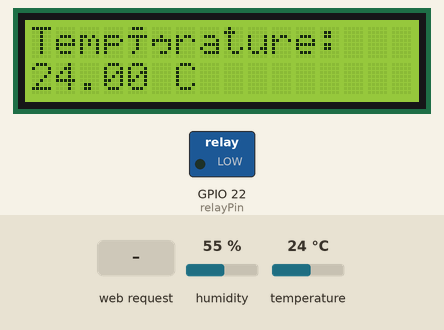
Bench run of a sketch on a simulated ESP32. Parts: 16×2 character LCD, switched loads named in the sketch (green lamp = pin HIGH). The test bench sets the inputs (shaded band); at power-on: temperature 24 °C, humidity 55 %. What the sketch prints to the serial monitor is not drawn.

Above: at 1.2 s.
1.3 s: temperature set to 0 °C
At 3.6 s:
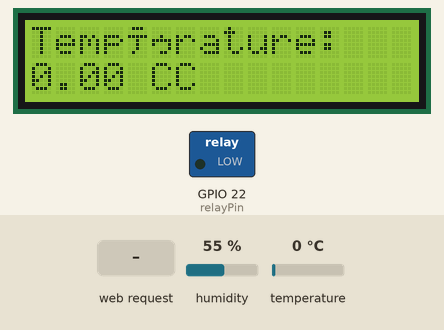
5.2 s: temperature set to 12 °C
At 7.0 s:
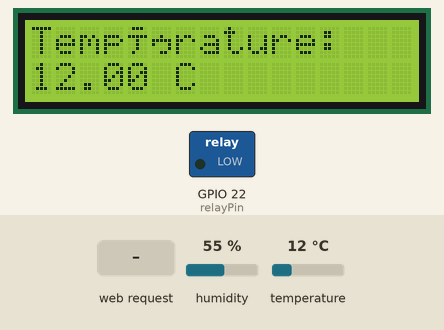
13.0 s: temperature set to 19 °C
At 16.1 s:
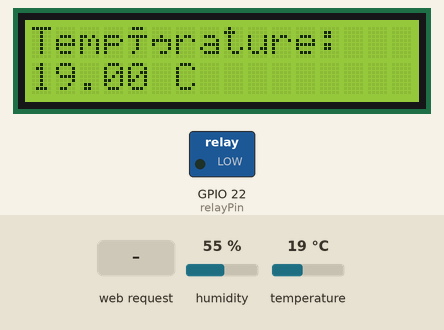
16.9 s: HTTP request GET /on received
At 19.5 s:
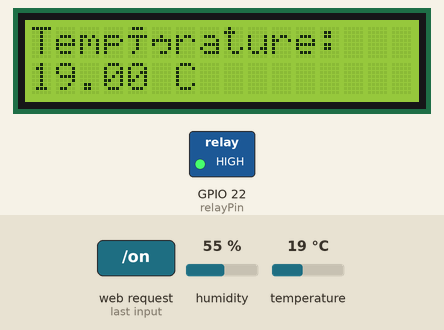
20.8 s: HTTP request GET /off received
At 21.7 s:
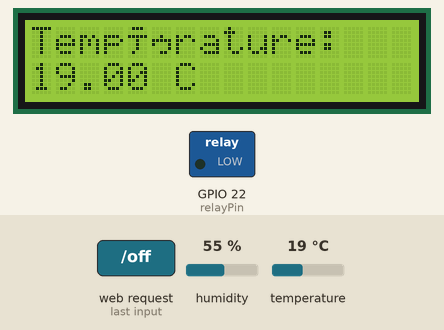
Timing chart, 0 to 23.8 s (numbered marks = the images above; inputs shaded):
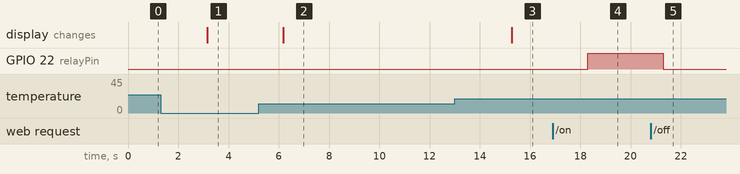

Measured:
- after the input at 1.3 s, the display: changes after 1.8 s (image 1)
- after the input at 5.2 s, the display: changes after 0.98 s (image 2)
- after the input at 13.0 s, the display: changes after 2.3 s (image 3)
- after the input at 16.9 s, GPIO 22 (relayPin): LOW → HIGH after 1.4 s
- after the input at 20.8 s, GPIO 22 (relayPin): HIGH → LOW after 0.50 s

The sketch:

perfect.ino
```cpp
#include <WiFi.h>            // Inclure la bibliothèque pour le WiFi
#include <WebServer.h>       // Inclure la bibliothèque pour le serveur web
#include <DHT.h>             // Inclure la bibliothèque pour le capteur DHT11
#include <LiquidCrystal_I2C.h>  // Inclure la bibliothèque pour l'écran LCD I2C

// Définir le nom et le mot de passe du point d'accès WiFi
const char* ssid = "ESP32_Access_Point";  // Nom du réseau WiFi créé par l'ESP32
const char* password = "123456789";      // Mot de passe pour se connecter à ce réseau

WebServer server(80);       // Créer un serveur web sur le port 80

const int relayPin = 22;        // Broche GPIO utilisée pour le relais (peut être ajusté)
const int dhtPin = 4;           // Broche GPIO utilisée pour le DHT11

DHT dht(dhtPin, DHT11);         // Initialiser le capteur DHT11

// Initialisation de l'écran LCD (adresse I2C 0x27, 16 colonnes et 2 lignes)
LiquidCrystal_I2C lcd(0x27, 16, 2);

// Variable pour savoir si le relais a été ouvert automatiquement
bool relayOpenedAutomatically = false;

// Fonction pour gérer la requête de la page principale
void handleRoot() {
  // Lire la température du capteur DHT11
  float temperature = dht.readTemperature();

  if (isnan(temperature)) { // Vérifier si la lecture a échoué
    Serial.println("Erreur de lecture du capteur DHT11.");
    server.send(200, "text/html", "Erreur de lecture du capteur DHT11! <a href='/'>Retour</a>");
    return;
  }

  // Créer la page HTML avec la température actuelle
  String html = R"rawliteral(
    <html>
      <body style="text-align:center;">
        <h1>Controle du relais</h1>
        <p>Température actuelle: )rawliteral" + String(temperature) + R"rawliteral( °C</p>
        <button style="padding: 10px 20px; margin: 10px; font-size: 18px;" onclick="location.href='/on'">Allumer le relais</button>
        <button style="padding: 10px 20px; margin: 10px; font-size: 18px;" onclick="location.href='/off'">Eteindre le relais</button>
        <br><br>
  )rawliteral";

  // Ajouter le message si le relais a été ouvert automatiquement
  if (relayOpenedAutomatically) {
    html += "<p style='color:red;'>Relais ouvert automatiquement car la température est inférieure à 18°C.</p>";
  }

  html += R"rawliteral(
      </body>
    </html>
  )rawliteral";

  server.send(200, "text/html", html); // Envoie la page HTML
  Serial.println("Page principale envoyée au client");
}

// Fonction appelée lorsque la route "/on" est accédée (allume le relais)
void handleOn() {
  // Lire la température du capteur DHT11
  float temperature = dht.readTemperature();

  if (isnan(temperature)) { // Vérifier si la lecture a échoué
    Serial.println("Erreur de lecture du capteur DHT11.");
    server.send(200, "text/html", "Erreur de lecture du capteur DHT11! <a href='/'>Retour</a>");
    return;
  }

  // Vérifier si la température est supérieure à 18°C et que le relais n'est pas déjà activé
  if (temperature > 18.0) {
    digitalWrite(relayPin, HIGH);  // Ferme le relais (active)
    Serial.println("Relais fermé (activé) à cause de la température.");
    server.send(200, "text/html", "Relais fermé (activé) à cause de la température! <a href='/'>Retour</a>");
  } else {
    server.send(200, "text/html", "Température trop basse pour fermer le relais. <a href='/'>Retour</a>");
  }
}

// Fonction appelée lorsque la route "/off" est accédée (éteint le relais)
void handleOff() {
  digitalWrite(relayPin, LOW);  // Ouvre le relais (désactive)
  Serial.println("Relais ouvert (désactivé) via commande web");
  server.send(200, "text/html", "Relais ouvert (désactivé)! <a href='/'>Retour</a>");
}

// Fonction pour gérer les erreurs 404 (routes non définies)
void handleNotFound() {
  Serial.println("Requête pour une page non trouvée");
  server.send(404, "text/plain", "Erreur 404 : Page non trouvée");
}

void setup() {
  Serial.begin(115200);  // Initialiser la communication série pour les logs
  Serial.println("\nDémarrage de l'ESP32");

  pinMode(relayPin, OUTPUT);      // Configurer la broche GPIO comme sortie pour le relais
  digitalWrite(relayPin, LOW);    // Assurer que le relais est ouvert au démarrage
  Serial.println("Broche GPIO configurée pour le relais");

  // Démarrer le point d'accès WiFi
  if (WiFi.softAP(ssid, password)) {
    Serial.println("Point d'accès WiFi créé avec succès");
    Serial.print("Adresse IP du point d'accès : ");
    Serial.println(WiFi.softAPIP());  // Afficher l'adresse IP du point d'accès
  } else {
    Serial.println("Échec de la création du point d'accès WiFi");
    while (true); // Stoppe le programme si le WiFi ne démarre pas
  }

  // Initialiser le capteur DHT11
  dht.begin();

  // Initialiser l'écran LCD
  lcd.begin(16, 2);  // Initialiser l'écran LCD avec 16 colonnes et 2 lignes
  lcd.backlight();   // Activer le rétroéclairage
  lcd.setCursor(0, 0);  // Positionner le curseur à la première ligne
  lcd.print("Température:");

  // Configurer les routes du serveur
  server.on("/", handleRoot);     // Route pour la page principale
  server.on("/on", handleOn);     // Route pour allumer le relais
  server.on("/off", handleOff);   // Route pour éteindre le relais
  server.onNotFound(handleNotFound); // Gestion des erreurs 404

  server.begin();  // Démarrer le serveur web
  Serial.println("Serveur web démarré");
}

void loop() {
  server.handleClient(); // Gérer les requêtes entrantes

  // Lire la température du capteur DHT11 et afficher sur LCD
  float temperature = dht.readTemperature();
  if (isnan(temperature)) { // Vérifier si la lecture a échoué
    lcd.setCursor(0, 1);
    lcd.print("Erreur lecture");
  } else {
    lcd.setCursor(0, 1);  // Positionner le curseur à la ligne 2
    lcd.print(temperature);  // Afficher la température sur LCD
    lcd.print(" C");
  }

  // Ouvrir le relais automatiquement si la température descend en dessous de 18°C
  if (temperature < 18.0) {
    digitalWrite(relayPin, LOW);  // Ouvre le relais (désactive)
    relayOpenedAutomatically = true;  // Marque que le relais a été ouvert automatiquement
    Serial.println("Relais ouvert (désactivé) car la température est trop basse.");
  } else {
    relayOpenedAutomatically = false;  // Relais fermé, réinitialiser la variable
  }

  delay(3000);  // Attendre 3 secondes avant de lire à nouveau la température
}
```
